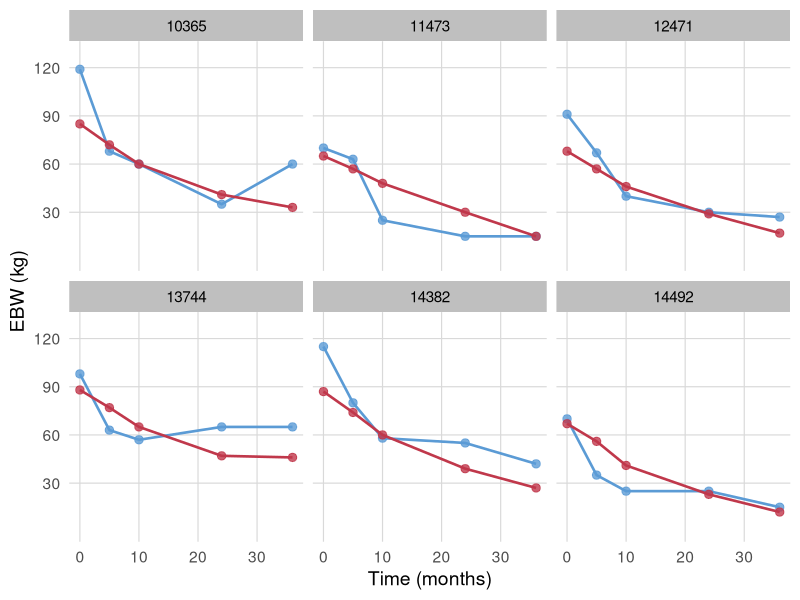

Generate this figure with R:
library(ggplot2)

df = read.csv("data.csv")

df$patient_id = factor(df$patient_id)

# Reorder panels to match original layout: top row 10365 11473 12471, bottom row 13744 14382 14492
df$patient_id = factor(df$patient_id, levels = c("10365", "11473", "12471", "13744", "14382", "14492"))

p = ggplot(df, aes(x = time_months)) +
  geom_line(aes(y = ebw_observed, color = "Observed"), linewidth = 0.9) +
  geom_point(aes(y = ebw_observed, color = "Observed"), size = 2.5, alpha = 0.8) +
  geom_line(aes(y = ebw_fitted, color = "Linear Fit"), linewidth = 0.9) +
  geom_point(aes(y = ebw_fitted, color = "Linear Fit"), size = 2.5, alpha = 0.8) +
  facet_wrap(~ patient_id, ncol = 3) +
  scale_color_manual(
    values = c("Observed" = "#5B9BD5", "Linear Fit" = "#C0384B"),
    name = NULL
  ) +
  scale_x_continuous(breaks = c(0, 10, 20, 30), limits = c(0, 36)) +
  scale_y_continuous(breaks = c(30, 60, 90, 120), limits = c(0, 130)) +
  labs(
    x = "Time (months)",
    y = "EBW (kg)"
  ) +
  theme_minimal(base_size = 14) +
  theme(
    strip.background = element_rect(fill = "grey75", color = NA),
    strip.text = element_text(size = 11, color = "black"),
    legend.position = "none",
    panel.grid.major = element_line(color = "grey85", linewidth = 0.4),
    panel.grid.minor = element_blank()
  )

ggsave("plot.png", p, width = 7, height = 5, dpi = 800)
